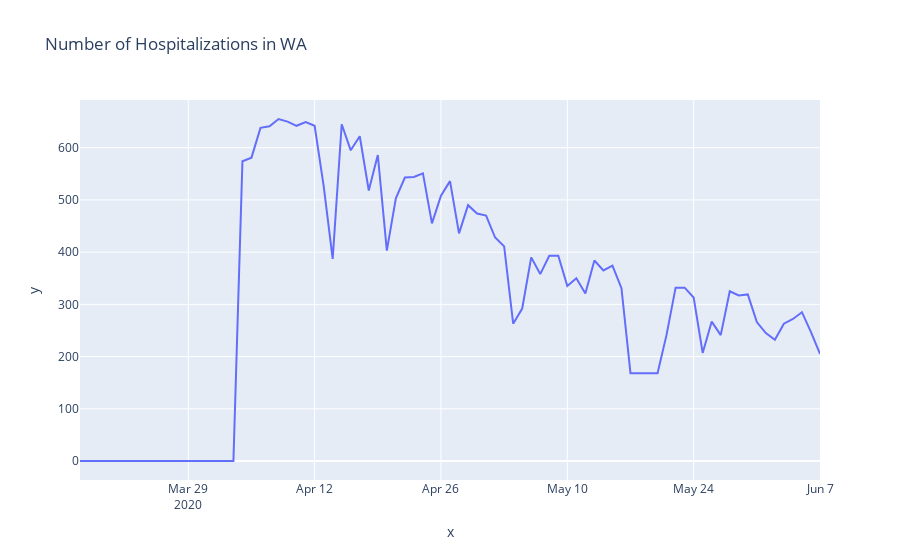

Write notebook code for a chart like this one.
### Code cell
fig = px.line(df, x=df.columns.values, y=df.loc['WA', :], title='Number of Hospitalizations in {}'.format('WA'))
fig.update_layout(
    title="Plot Title",
    xaxis_title="x Axis Title",
    yaxis_title="y Axis Title",
    font=dict(
        family="Courier New, monospace",
        size=18,
        color="#7f7f7f"
    )
fig.show()
